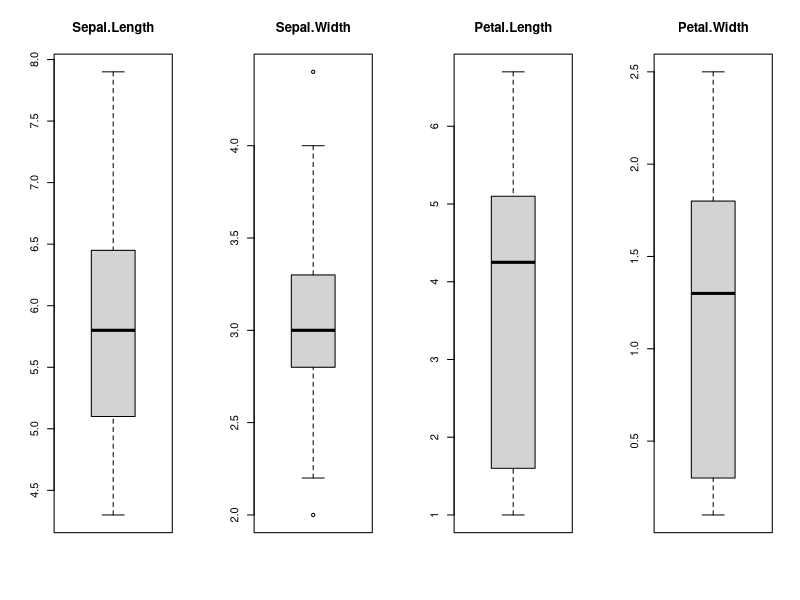
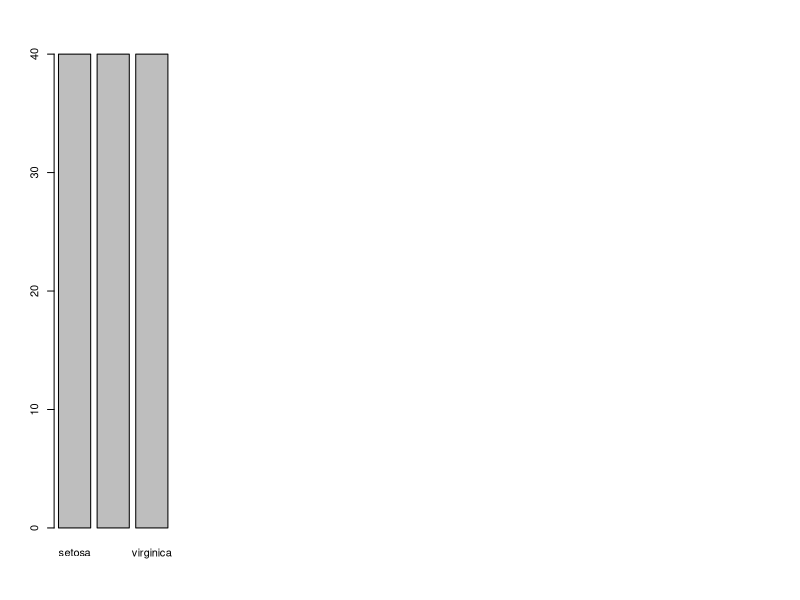
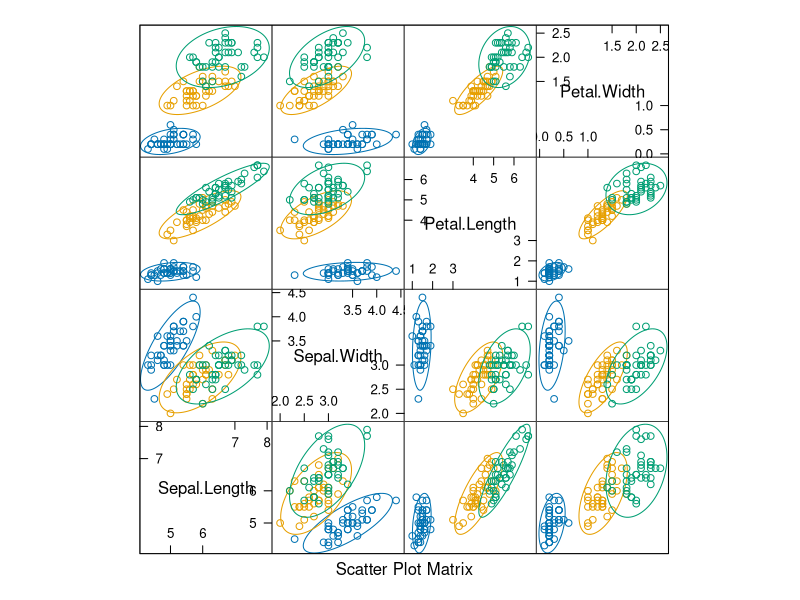
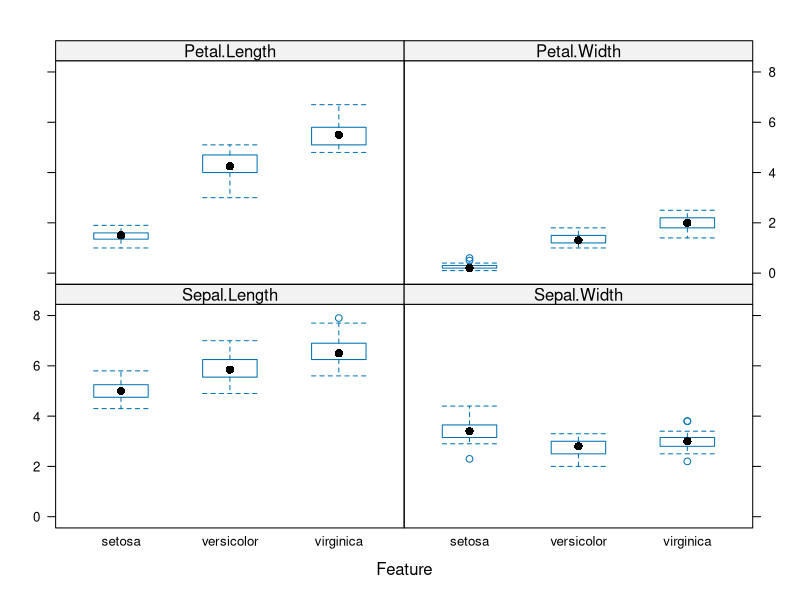
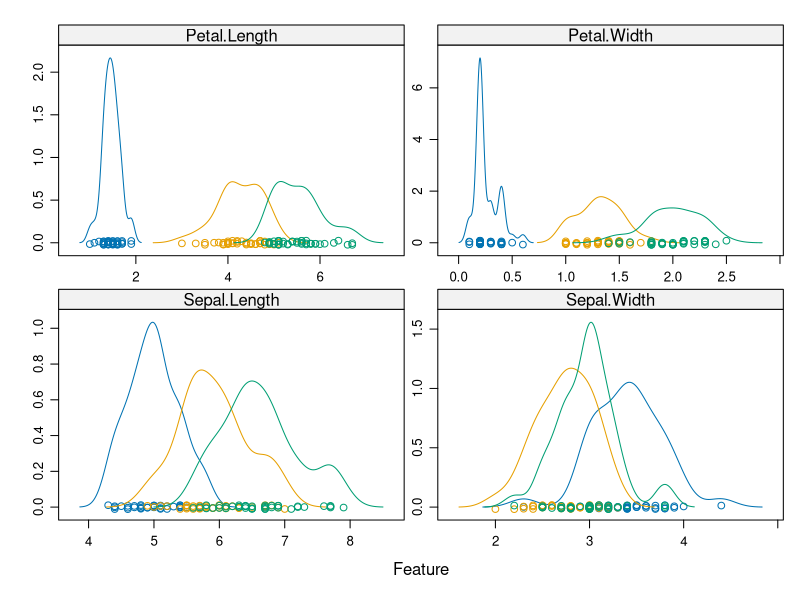
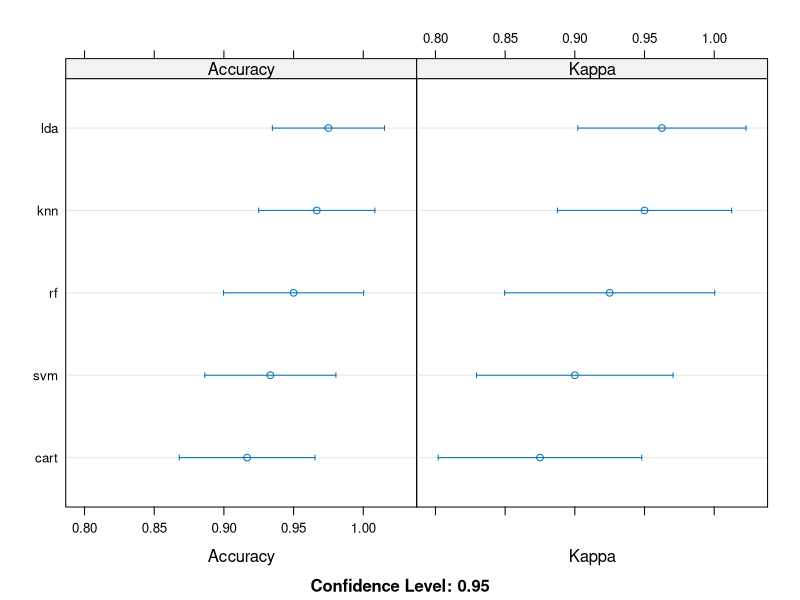

Here is the R script that generated these plots, in order:
install.packages(c("caret", "MASS", "e1071", "randomForest"), dependencies=TRUE)

# Load library
library(caret)

# Load dataset
data(iris)
dataset <- iris

# Split into training (80%) and validation (20%)
set.seed(7)
validation_index <- createDataPartition(dataset$Species, p=0.80, list=FALSE)
validation <- dataset[-validation_index,]
dataset <- dataset[validation_index,]

# Basic exploration
dim(dataset)
sapply(dataset, class)
head(dataset)
levels(dataset$Species)

# Class distribution
percentage <- prop.table(table(dataset$Species)) * 100
cbind(freq=table(dataset$Species), percentage=percentage)

# Summary stats
summary(dataset)

# Split into input (x) and output (y)
x <- dataset[,1:4]
y <- dataset[,5]

# Boxplots
par(mfrow=c(1,4))
for(i in 1:4) {
  boxplot(x[,i], main=names(dataset)[i])
}

# Class plot
plot(y)

# Feature relationships
featurePlot(x=x, y=y, plot="ellipse")
featurePlot(x=x, y=y, plot="box")

scales <- list(x=list(relation="free"), y=list(relation="free"))
featurePlot(x=x, y=y, plot="density", scales=scales)

# Train control
control <- trainControl(method="cv", number=10)
metric <- "Accuracy"

# Train models
set.seed(7)
fit.lda <- train(Species~., data=dataset, method="lda", metric=metric, trControl=control)

set.seed(7)
fit.cart <- train(Species~., data=dataset, method="rpart", metric=metric, trControl=control)

set.seed(7)
fit.knn <- train(Species~., data=dataset, method="knn", metric=metric, trControl=control)

set.seed(7)
fit.svm <- train(Species~., data=dataset, method="svmRadial", metric=metric, trControl=control)

set.seed(7)
fit.rf <- train(Species~., data=dataset, method="rf", metric=metric, trControl=control)

# Compare models
results <- resamples(list(
  lda=fit.lda,
  cart=fit.cart,
  knn=fit.knn,
  svm=fit.svm,
  rf=fit.rf
))
summary(results)

# compare accuracy of models
dotplot(results)

# summarize Best Model
print(fit.lda)

# estimate skill of LDA on the validation dataset
predictions <- predict(fit.lda, validation)
confusionMatrix(predictions, validation$Species)
